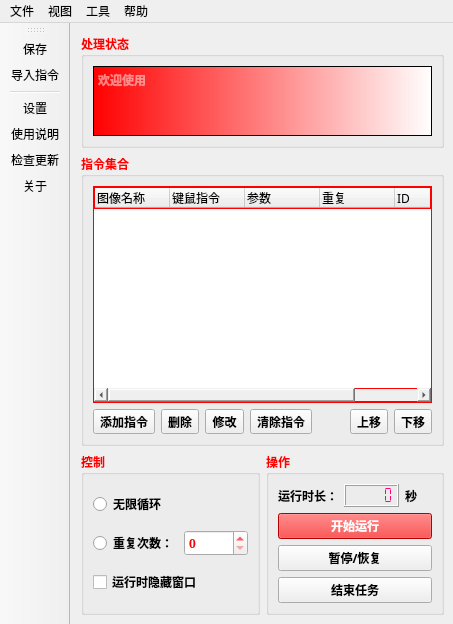
<?xml version="1.0" encoding="UTF-8"?>
<ui version="4.0">
 <class>MainWindow</class>
 <widget class="QMainWindow" name="MainWindow">
  <property name="geometry">
   <rect>
    <x>0</x>
    <y>0</y>
    <width>453</width>
    <height>624</height>
   </rect>
  </property>
  <property name="windowTitle">
   <string>Clicker</string>
  </property>
  <property name="windowIcon">
   <iconset>
    <normaloff>:/按钮图标/图标.png</normaloff>:/按钮图标/图标.png</iconset>
  </property>
  <property name="styleSheet">
   <string notr="true"/>
  </property>
  <widget class="QWidget" name="centralwidget">
   <layout class="QGridLayout" name="gridLayout_4" rowstretch="1,3,1">
    <property name="leftMargin">
     <number>11</number>
    </property>
    <property name="topMargin">
     <number>11</number>
    </property>
    <item row="0" column="0" colspan="2">
     <widget class="QGroupBox" name="groupBox">
      <property name="palette">
       <palette>
        <active>
         <colorrole role="WindowText">
          <brush brushstyle="SolidPattern">
           <color alpha="255">
            <red>255</red>
            <green>0</green>
            <blue>0</blue>
           </color>
          </brush>
         </colorrole>
        </active>
        <inactive>
         <colorrole role="WindowText">
          <brush brushstyle="SolidPattern">
           <color alpha="255">
            <red>255</red>
            <green>0</green>
            <blue>0</blue>
           </color>
          </brush>
         </colorrole>
        </inactive>
        <disabled>
         <colorrole role="WindowText">
          <brush brushstyle="SolidPattern">
           <color alpha="255">
            <red>120</red>
            <green>120</green>
            <blue>120</blue>
           </color>
          </brush>
         </colorrole>
        </disabled>
       </palette>
      </property>
      <property name="font">
       <font>
        <family>微软雅黑</family>
        <weight>75</weight>
        <bold>true</bold>
       </font>
      </property>
      <property name="styleSheet">
       <string notr="true"/>
      </property>
      <property name="title">
       <string>处理状态</string>
      </property>
      <layout class="QGridLayout" name="gridLayout_2">
       <item row="0" column="0">
        <widget class="QPlainTextEdit" name="plainTextEdit">
         <property name="palette">
          <palette>
           <active>
            <colorrole role="Button">
             <brush brushstyle="LinearGradientPattern">
              <gradient startx="0.000000000000000" starty="0.000000000000000" endx="1.000000000000000" endy="0.000000000000000" type="LinearGradient" spread="PadSpread" coordinatemode="ObjectBoundingMode">
               <gradientstop position="0.000000000000000">
                <color alpha="255">
                 <red>255</red>
                 <green>0</green>
                 <blue>0</blue>
                </color>
               </gradientstop>
               <gradientstop position="1.000000000000000">
                <color alpha="255">
                 <red>255</red>
                 <green>255</green>
                 <blue>255</blue>
                </color>
               </gradientstop>
              </gradient>
             </brush>
            </colorrole>
            <colorrole role="Text">
             <brush brushstyle="SolidPattern">
              <color alpha="255">
               <red>255</red>
               <green>255</green>
               <blue>255</blue>
              </color>
             </brush>
            </colorrole>
            <colorrole role="Base">
             <brush brushstyle="LinearGradientPattern">
              <gradient startx="0.000000000000000" starty="0.000000000000000" endx="1.000000000000000" endy="0.000000000000000" type="LinearGradient" spread="PadSpread" coordinatemode="ObjectBoundingMode">
               <gradientstop position="0.000000000000000">
                <color alpha="255">
                 <red>255</red>
                 <green>0</green>
                 <blue>0</blue>
                </color>
               </gradientstop>
               <gradientstop position="1.000000000000000">
                <color alpha="255">
                 <red>255</red>
                 <green>255</green>
                 <blue>255</blue>
                </color>
               </gradientstop>
              </gradient>
             </brush>
            </colorrole>
            <colorrole role="Window">
             <brush brushstyle="LinearGradientPattern">
              <gradient startx="0.000000000000000" starty="0.000000000000000" endx="1.000000000000000" endy="0.000000000000000" type="LinearGradient" spread="PadSpread" coordinatemode="ObjectBoundingMode">
               <gradientstop position="0.000000000000000">
                <color alpha="255">
                 <red>255</red>
                 <green>0</green>
                 <blue>0</blue>
                </color>
               </gradientstop>
               <gradientstop position="1.000000000000000">
                <color alpha="255">
                 <red>255</red>
                 <green>255</green>
                 <blue>255</blue>
                </color>
               </gradientstop>
              </gradient>
             </brush>
            </colorrole>
            <colorrole role="PlaceholderText">
             <brush brushstyle="SolidPattern">
              <color alpha="128">
               <red>255</red>
               <green>255</green>
               <blue>255</blue>
              </color>
             </brush>
            </colorrole>
           </active>
           <inactive>
            <colorrole role="Button">
             <brush brushstyle="LinearGradientPattern">
              <gradient startx="0.000000000000000" starty="0.000000000000000" endx="1.000000000000000" endy="0.000000000000000" type="LinearGradient" spread="PadSpread" coordinatemode="ObjectBoundingMode">
               <gradientstop position="0.000000000000000">
                <color alpha="255">
                 <red>255</red>
                 <green>0</green>
                 <blue>0</blue>
                </color>
               </gradientstop>
               <gradientstop position="1.000000000000000">
                <color alpha="255">
                 <red>255</red>
                 <green>255</green>
                 <blue>255</blue>
                </color>
               </gradientstop>
              </gradient>
             </brush>
            </colorrole>
            <colorrole role="Text">
             <brush brushstyle="SolidPattern">
              <color alpha="255">
               <red>255</red>
               <green>255</green>
               <blue>255</blue>
              </color>
             </brush>
            </colorrole>
            <colorrole role="Base">
             <brush brushstyle="LinearGradientPattern">
              <gradient startx="0.000000000000000" starty="0.000000000000000" endx="1.000000000000000" endy="0.000000000000000" type="LinearGradient" spread="PadSpread" coordinatemode="ObjectBoundingMode">
               <gradientstop position="0.000000000000000">
                <color alpha="255">
                 <red>255</red>
                 <green>0</green>
                 <blue>0</blue>
                </color>
               </gradientstop>
               <gradientstop position="1.000000000000000">
                <color alpha="255">
                 <red>255</red>
                 <green>255</green>
                 <blue>255</blue>
                </color>
               </gradientstop>
              </gradient>
             </brush>
            </colorrole>
            <colorrole role="Window">
             <brush brushstyle="LinearGradientPattern">
              <gradient startx="0.000000000000000" starty="0.000000000000000" endx="1.000000000000000" endy="0.000000000000000" type="LinearGradient" spread="PadSpread" coordinatemode="ObjectBoundingMode">
               <gradientstop position="0.000000000000000">
                <color alpha="255">
                 <red>255</red>
                 <green>0</green>
                 <blue>0</blue>
                </color>
               </gradientstop>
               <gradientstop position="1.000000000000000">
                <color alpha="255">
                 <red>255</red>
                 <green>255</green>
                 <blue>255</blue>
                </color>
               </gradientstop>
              </gradient>
             </brush>
            </colorrole>
            <colorrole role="PlaceholderText">
             <brush brushstyle="SolidPattern">
              <color alpha="128">
               <red>255</red>
               <green>255</green>
               <blue>255</blue>
              </color>
             </brush>
            </colorrole>
           </inactive>
           <disabled>
            <colorrole role="Button">
             <brush brushstyle="LinearGradientPattern">
              <gradient startx="0.000000000000000" starty="0.000000000000000" endx="1.000000000000000" endy="0.000000000000000" type="LinearGradient" spread="PadSpread" coordinatemode="ObjectBoundingMode">
               <gradientstop position="0.000000000000000">
                <color alpha="255">
                 <red>255</red>
                 <green>0</green>
                 <blue>0</blue>
                </color>
               </gradientstop>
               <gradientstop position="1.000000000000000">
                <color alpha="255">
                 <red>255</red>
                 <green>255</green>
                 <blue>255</blue>
                </color>
               </gradientstop>
              </gradient>
             </brush>
            </colorrole>
            <colorrole role="Text">
             <brush brushstyle="SolidPattern">
              <color alpha="255">
               <red>120</red>
               <green>120</green>
               <blue>120</blue>
              </color>
             </brush>
            </colorrole>
            <colorrole role="Base">
             <brush brushstyle="LinearGradientPattern">
              <gradient startx="0.000000000000000" starty="0.000000000000000" endx="1.000000000000000" endy="0.000000000000000" type="LinearGradient" spread="PadSpread" coordinatemode="ObjectBoundingMode">
               <gradientstop position="0.000000000000000">
                <color alpha="255">
                 <red>255</red>
                 <green>0</green>
                 <blue>0</blue>
                </color>
               </gradientstop>
               <gradientstop position="1.000000000000000">
                <color alpha="255">
                 <red>255</red>
                 <green>255</green>
                 <blue>255</blue>
                </color>
               </gradientstop>
              </gradient>
             </brush>
            </colorrole>
            <colorrole role="Window">
             <brush brushstyle="LinearGradientPattern">
              <gradient startx="0.000000000000000" starty="0.000000000000000" endx="1.000000000000000" endy="0.000000000000000" type="LinearGradient" spread="PadSpread" coordinatemode="ObjectBoundingMode">
               <gradientstop position="0.000000000000000">
                <color alpha="255">
                 <red>255</red>
                 <green>0</green>
                 <blue>0</blue>
                </color>
               </gradientstop>
               <gradientstop position="1.000000000000000">
                <color alpha="255">
                 <red>255</red>
                 <green>255</green>
                 <blue>255</blue>
                </color>
               </gradientstop>
              </gradient>
             </brush>
            </colorrole>
            <colorrole role="PlaceholderText">
             <brush brushstyle="SolidPattern">
              <color alpha="128">
               <red>255</red>
               <green>255</green>
               <blue>255</blue>
              </color>
             </brush>
            </colorrole>
           </disabled>
          </palette>
         </property>
         <property name="styleSheet">
          <string notr="true">background-color: qlineargradient(spread:pad, x1:0, y1:0, x2:1, y2:0, stop:0 rgba(255, 0, 0, 255), stop:1 rgba(255, 255, 255, 255));</string>
         </property>
         <property name="placeholderText">
          <string>欢迎使用</string>
         </property>
        </widget>
       </item>
      </layout>
     </widget>
    </item>
    <item row="1" column="0" colspan="2">
     <widget class="QGroupBox" name="groupBox_2">
      <property name="palette">
       <palette>
        <active>
         <colorrole role="WindowText">
          <brush brushstyle="SolidPattern">
           <color alpha="255">
            <red>255</red>
            <green>0</green>
            <blue>0</blue>
           </color>
          </brush>
         </colorrole>
        </active>
        <inactive>
         <colorrole role="WindowText">
          <brush brushstyle="SolidPattern">
           <color alpha="255">
            <red>255</red>
            <green>0</green>
            <blue>0</blue>
           </color>
          </brush>
         </colorrole>
        </inactive>
        <disabled>
         <colorrole role="WindowText">
          <brush brushstyle="SolidPattern">
           <color alpha="255">
            <red>120</red>
            <green>120</green>
            <blue>120</blue>
           </color>
          </brush>
         </colorrole>
        </disabled>
       </palette>
      </property>
      <property name="font">
       <font>
        <family>微软雅黑</family>
        <weight>75</weight>
        <bold>true</bold>
       </font>
      </property>
      <property name="title">
       <string>指令集合</string>
      </property>
      <layout class="QGridLayout" name="gridLayout">
       <item row="1" column="7">
        <widget class="QToolButton" name="toolButton_4">
         <property name="text">
          <string>下移</string>
         </property>
         <property name="icon">
          <iconset resource="../images.qrc">
           <normaloff>:/按钮图标/窗体/res/下移.png</normaloff>:/按钮图标/窗体/res/下移.png</iconset>
         </property>
        </widget>
       </item>
       <item row="1" column="1">
        <widget class="QToolButton" name="toolButton_2">
         <property name="text">
          <string>删除</string>
         </property>
         <property name="icon">
          <iconset resource="../images.qrc">
           <normaloff>:/按钮图标/窗体/res/删除.png</normaloff>:/按钮图标/窗体/res/删除.png</iconset>
         </property>
         <property name="iconSize">
          <size>
           <width>40</width>
           <height>20</height>
          </size>
         </property>
        </widget>
       </item>
       <item row="1" column="2">
        <widget class="QToolButton" name="toolButton_5">
         <property name="text">
          <string>修改</string>
         </property>
         <property name="icon">
          <iconset resource="../images.qrc">
           <normaloff>:/按钮图标/窗体/res/刷新.png</normaloff>:/按钮图标/窗体/res/刷新.png</iconset>
         </property>
         <property name="iconSize">
          <size>
           <width>40</width>
           <height>20</height>
          </size>
         </property>
        </widget>
       </item>
       <item row="1" column="0">
        <widget class="QToolButton" name="toolButton">
         <property name="text">
          <string>添加指令</string>
         </property>
         <property name="icon">
          <iconset resource="../images.qrc">
           <normaloff>:/按钮图标/窗体/res/add.png</normaloff>:/按钮图标/窗体/res/add.png</iconset>
         </property>
         <property name="iconSize">
          <size>
           <width>40</width>
           <height>20</height>
          </size>
         </property>
         <property name="autoRaise">
          <bool>false</bool>
         </property>
        </widget>
       </item>
       <item row="1" column="4">
        <spacer name="horizontalSpacer">
         <property name="orientation">
          <enum>Qt::Horizontal</enum>
         </property>
         <property name="sizeHint" stdset="0">
          <size>
           <width>40</width>
           <height>20</height>
          </size>
         </property>
        </spacer>
       </item>
       <item row="0" column="0" colspan="8">
        <widget class="QTableWidget" name="tableWidget">
         <property name="palette">
          <palette>
           <active>
            <colorrole role="WindowText">
             <brush brushstyle="SolidPattern">
              <color alpha="255">
               <red>255</red>
               <green>0</green>
               <blue>0</blue>
              </color>
             </brush>
            </colorrole>
           </active>
           <inactive>
            <colorrole role="WindowText">
             <brush brushstyle="SolidPattern">
              <color alpha="255">
               <red>255</red>
               <green>0</green>
               <blue>0</blue>
              </color>
             </brush>
            </colorrole>
           </inactive>
           <disabled>
            <colorrole role="WindowText">
             <brush brushstyle="SolidPattern">
              <color alpha="255">
               <red>120</red>
               <green>120</green>
               <blue>120</blue>
              </color>
             </brush>
            </colorrole>
           </disabled>
          </palette>
         </property>
         <property name="font">
          <font>
           <family>微软雅黑</family>
           <weight>50</weight>
           <bold>false</bold>
          </font>
         </property>
         <property name="styleSheet">
          <string notr="true">border: 1px groove #FF0000</string>
         </property>
         <property name="showGrid">
          <bool>true</bool>
         </property>
         <property name="gridStyle">
          <enum>Qt::SolidLine</enum>
         </property>
         <property name="wordWrap">
          <bool>true</bool>
         </property>
         <attribute name="horizontalHeaderVisible">
          <bool>true</bool>
         </attribute>
         <attribute name="horizontalHeaderCascadingSectionResizes">
          <bool>true</bool>
         </attribute>
         <attribute name="horizontalHeaderDefaultSectionSize">
          <number>75</number>
         </attribute>
         <attribute name="verticalHeaderVisible">
          <bool>false</bool>
         </attribute>
         <attribute name="verticalHeaderDefaultSectionSize">
          <number>30</number>
         </attribute>
         <column>
          <property name="text">
           <string>图像名称</string>
          </property>
          <property name="textAlignment">
           <set>AlignLeading|AlignVCenter</set>
          </property>
         </column>
         <column>
          <property name="text">
           <string>键鼠指令</string>
          </property>
          <property name="textAlignment">
           <set>AlignLeading|AlignVCenter</set>
          </property>
         </column>
         <column>
          <property name="text">
           <string>参数</string>
          </property>
          <property name="textAlignment">
           <set>AlignLeading|AlignVCenter</set>
          </property>
         </column>
         <column>
          <property name="text">
           <string>重复</string>
          </property>
          <property name="textAlignment">
           <set>AlignLeading|AlignVCenter</set>
          </property>
         </column>
         <column>
          <property name="text">
           <string>ID</string>
          </property>
          <property name="textAlignment">
           <set>AlignLeading|AlignVCenter</set>
          </property>
         </column>
        </widget>
       </item>
       <item row="1" column="6">
        <widget class="QToolButton" name="toolButton_3">
         <property name="text">
          <string>上移</string>
         </property>
         <property name="icon">
          <iconset resource="../images.qrc">
           <normaloff>:/按钮图标/窗体/res/上移.png</normaloff>:/按钮图标/窗体/res/上移.png</iconset>
         </property>
        </widget>
       </item>
       <item row="1" column="3">
        <widget class="QToolButton" name="toolButton_6">
         <property name="styleSheet">
          <string notr="true"/>
         </property>
         <property name="text">
          <string>清除指令</string>
         </property>
         <property name="icon">
          <iconset resource="../images.qrc">
           <normaloff>:/按钮图标/窗体/res/清除.png</normaloff>:/按钮图标/窗体/res/清除.png</iconset>
         </property>
         <property name="iconSize">
          <size>
           <width>40</width>
           <height>20</height>
          </size>
         </property>
        </widget>
       </item>
      </layout>
     </widget>
    </item>
    <item row="2" column="0">
     <widget class="QGroupBox" name="groupBox_3">
      <property name="palette">
       <palette>
        <active>
         <colorrole role="WindowText">
          <brush brushstyle="SolidPattern">
           <color alpha="255">
            <red>255</red>
            <green>0</green>
            <blue>0</blue>
           </color>
          </brush>
         </colorrole>
        </active>
        <inactive>
         <colorrole role="WindowText">
          <brush brushstyle="SolidPattern">
           <color alpha="255">
            <red>255</red>
            <green>0</green>
            <blue>0</blue>
           </color>
          </brush>
         </colorrole>
        </inactive>
        <disabled>
         <colorrole role="WindowText">
          <brush brushstyle="SolidPattern">
           <color alpha="255">
            <red>120</red>
            <green>120</green>
            <blue>120</blue>
           </color>
          </brush>
         </colorrole>
        </disabled>
       </palette>
      </property>
      <property name="font">
       <font>
        <family>微软雅黑</family>
        <weight>75</weight>
        <bold>true</bold>
       </font>
      </property>
      <property name="title">
       <string>控制</string>
      </property>
      <layout class="QGridLayout" name="gridLayout_5">
       <item row="1" column="1">
        <widget class="QSpinBox" name="spinBox">
         <property name="palette">
          <palette>
           <active>
            <colorrole role="Text">
             <brush brushstyle="SolidPattern">
              <color alpha="255">
               <red>255</red>
               <green>0</green>
               <blue>0</blue>
              </color>
             </brush>
            </colorrole>
            <colorrole role="PlaceholderText">
             <brush brushstyle="SolidPattern">
              <color alpha="128">
               <red>255</red>
               <green>0</green>
               <blue>0</blue>
              </color>
             </brush>
            </colorrole>
           </active>
           <inactive>
            <colorrole role="Text">
             <brush brushstyle="SolidPattern">
              <color alpha="255">
               <red>255</red>
               <green>0</green>
               <blue>0</blue>
              </color>
             </brush>
            </colorrole>
            <colorrole role="PlaceholderText">
             <brush brushstyle="SolidPattern">
              <color alpha="128">
               <red>255</red>
               <green>0</green>
               <blue>0</blue>
              </color>
             </brush>
            </colorrole>
           </inactive>
           <disabled>
            <colorrole role="Text">
             <brush brushstyle="SolidPattern">
              <color alpha="255">
               <red>120</red>
               <green>120</green>
               <blue>120</blue>
              </color>
             </brush>
            </colorrole>
            <colorrole role="PlaceholderText">
             <brush brushstyle="SolidPattern">
              <color alpha="128">
               <red>0</red>
               <green>0</green>
               <blue>0</blue>
              </color>
             </brush>
            </colorrole>
           </disabled>
          </palette>
         </property>
         <property name="font">
          <font>
           <family>SimSun</family>
           <weight>75</weight>
           <bold>true</bold>
          </font>
         </property>
         <property name="maximum">
          <number>9999</number>
         </property>
         <property name="displayIntegerBase">
          <number>10</number>
         </property>
        </widget>
       </item>
       <item row="1" column="0">
        <widget class="QRadioButton" name="radioButton_2">
         <property name="palette">
          <palette>
           <active>
            <colorrole role="WindowText">
             <brush brushstyle="SolidPattern">
              <color alpha="255">
               <red>0</red>
               <green>0</green>
               <blue>0</blue>
              </color>
             </brush>
            </colorrole>
           </active>
           <inactive>
            <colorrole role="WindowText">
             <brush brushstyle="SolidPattern">
              <color alpha="255">
               <red>0</red>
               <green>0</green>
               <blue>0</blue>
              </color>
             </brush>
            </colorrole>
           </inactive>
           <disabled>
            <colorrole role="WindowText">
             <brush brushstyle="SolidPattern">
              <color alpha="255">
               <red>120</red>
               <green>120</green>
               <blue>120</blue>
              </color>
             </brush>
            </colorrole>
           </disabled>
          </palette>
         </property>
         <property name="text">
          <string>重复次数：</string>
         </property>
        </widget>
       </item>
       <item row="2" column="0" colspan="2">
        <widget class="QCheckBox" name="checkBox_2">
         <property name="palette">
          <palette>
           <active>
            <colorrole role="WindowText">
             <brush brushstyle="SolidPattern">
              <color alpha="255">
               <red>0</red>
               <green>0</green>
               <blue>0</blue>
              </color>
             </brush>
            </colorrole>
           </active>
           <inactive>
            <colorrole role="WindowText">
             <brush brushstyle="SolidPattern">
              <color alpha="255">
               <red>0</red>
               <green>0</green>
               <blue>0</blue>
              </color>
             </brush>
            </colorrole>
           </inactive>
           <disabled>
            <colorrole role="WindowText">
             <brush brushstyle="SolidPattern">
              <color alpha="255">
               <red>120</red>
               <green>120</green>
               <blue>120</blue>
              </color>
             </brush>
            </colorrole>
           </disabled>
          </palette>
         </property>
         <property name="text">
          <string>运行时隐藏窗口</string>
         </property>
        </widget>
       </item>
       <item row="0" column="0">
        <widget class="QRadioButton" name="radioButton">
         <property name="palette">
          <palette>
           <active>
            <colorrole role="WindowText">
             <brush brushstyle="SolidPattern">
              <color alpha="255">
               <red>0</red>
               <green>0</green>
               <blue>0</blue>
              </color>
             </brush>
            </colorrole>
           </active>
           <inactive>
            <colorrole role="WindowText">
             <brush brushstyle="SolidPattern">
              <color alpha="255">
               <red>0</red>
               <green>0</green>
               <blue>0</blue>
              </color>
             </brush>
            </colorrole>
           </inactive>
           <disabled>
            <colorrole role="WindowText">
             <brush brushstyle="SolidPattern">
              <color alpha="255">
               <red>120</red>
               <green>120</green>
               <blue>120</blue>
              </color>
             </brush>
            </colorrole>
           </disabled>
          </palette>
         </property>
         <property name="text">
          <string>无限循环</string>
         </property>
        </widget>
       </item>
      </layout>
     </widget>
    </item>
    <item row="2" column="1">
     <widget class="QGroupBox" name="groupBox_4">
      <property name="palette">
       <palette>
        <active>
         <colorrole role="WindowText">
          <brush brushstyle="SolidPattern">
           <color alpha="255">
            <red>255</red>
            <green>0</green>
            <blue>0</blue>
           </color>
          </brush>
         </colorrole>
        </active>
        <inactive>
         <colorrole role="WindowText">
          <brush brushstyle="SolidPattern">
           <color alpha="255">
            <red>255</red>
            <green>0</green>
            <blue>0</blue>
           </color>
          </brush>
         </colorrole>
        </inactive>
        <disabled>
         <colorrole role="WindowText">
          <brush brushstyle="SolidPattern">
           <color alpha="255">
            <red>120</red>
            <green>120</green>
            <blue>120</blue>
           </color>
          </brush>
         </colorrole>
        </disabled>
       </palette>
      </property>
      <property name="font">
       <font>
        <family>微软雅黑</family>
        <weight>75</weight>
        <bold>true</bold>
       </font>
      </property>
      <property name="styleSheet">
       <string notr="true"/>
      </property>
      <property name="title">
       <string>操作</string>
      </property>
      <layout class="QGridLayout" name="gridLayout_3">
       <item row="1" column="0" colspan="3">
        <widget class="QPushButton" name="pushButton_5">
         <property name="font">
          <font>
           <family>微软雅黑</family>
           <weight>75</weight>
           <bold>true</bold>
          </font>
         </property>
         <property name="styleSheet">
          <string notr="true">background-color: rgb(255, 0, 0);
color: rgb(255, 255, 255);</string>
         </property>
         <property name="text">
          <string>开始运行</string>
         </property>
        </widget>
       </item>
       <item row="0" column="0">
        <widget class="QLabel" name="label">
         <property name="palette">
          <palette>
           <active>
            <colorrole role="WindowText">
             <brush brushstyle="SolidPattern">
              <color alpha="255">
               <red>0</red>
               <green>0</green>
               <blue>0</blue>
              </color>
             </brush>
            </colorrole>
           </active>
           <inactive>
            <colorrole role="WindowText">
             <brush brushstyle="SolidPattern">
              <color alpha="255">
               <red>0</red>
               <green>0</green>
               <blue>0</blue>
              </color>
             </brush>
            </colorrole>
           </inactive>
           <disabled>
            <colorrole role="WindowText">
             <brush brushstyle="SolidPattern">
              <color alpha="255">
               <red>120</red>
               <green>120</green>
               <blue>120</blue>
              </color>
             </brush>
            </colorrole>
           </disabled>
          </palette>
         </property>
         <property name="text">
          <string>运行时长：</string>
         </property>
        </widget>
       </item>
       <item row="0" column="2">
        <widget class="QLabel" name="label_2">
         <property name="palette">
          <palette>
           <active>
            <colorrole role="WindowText">
             <brush brushstyle="SolidPattern">
              <color alpha="255">
               <red>0</red>
               <green>0</green>
               <blue>0</blue>
              </color>
             </brush>
            </colorrole>
           </active>
           <inactive>
            <colorrole role="WindowText">
             <brush brushstyle="SolidPattern">
              <color alpha="255">
               <red>0</red>
               <green>0</green>
               <blue>0</blue>
              </color>
             </brush>
            </colorrole>
           </inactive>
           <disabled>
            <colorrole role="WindowText">
             <brush brushstyle="SolidPattern">
              <color alpha="255">
               <red>120</red>
               <green>120</green>
               <blue>120</blue>
              </color>
             </brush>
            </colorrole>
           </disabled>
          </palette>
         </property>
         <property name="text">
          <string>秒</string>
         </property>
        </widget>
       </item>
       <item row="3" column="0" colspan="3">
        <widget class="QPushButton" name="pushButton_6">
         <property name="font">
          <font>
           <family>微软雅黑</family>
           <weight>75</weight>
           <bold>true</bold>
          </font>
         </property>
         <property name="text">
          <string>结束任务</string>
         </property>
        </widget>
       </item>
       <item row="0" column="1">
        <widget class="QLCDNumber" name="lcdNumber">
         <property name="styleSheet">
          <string notr="true">color: rgb(255, 0, 127);</string>
         </property>
         <property name="smallDecimalPoint">
          <bool>true</bool>
         </property>
         <property name="segmentStyle">
          <enum>QLCDNumber::Flat</enum>
         </property>
        </widget>
       </item>
       <item row="2" column="0" colspan="3">
        <widget class="QPushButton" name="pushButton_7">
         <property name="font">
          <font>
           <family>微软雅黑</family>
           <weight>75</weight>
           <bold>true</bold>
          </font>
         </property>
         <property name="text">
          <string>暂停/恢复</string>
         </property>
        </widget>
       </item>
      </layout>
     </widget>
    </item>
   </layout>
  </widget>
  <widget class="QMenuBar" name="menubar">
   <property name="geometry">
    <rect>
     <x>0</x>
     <y>0</y>
     <width>453</width>
     <height>26</height>
    </rect>
   </property>
   <widget class="QMenu" name="menu">
    <property name="title">
     <string>文件</string>
    </property>
    <addaction name="actionb"/>
    <addaction name="actionf"/>
   </widget>
   <widget class="QMenu" name="menu_2">
    <property name="title">
     <string>帮助</string>
    </property>
    <addaction name="actionabout"/>
    <addaction name="actionj"/>
    <addaction name="actionhelp"/>
   </widget>
   <widget class="QMenu" name="menu_4">
    <property name="title">
     <string>工具</string>
    </property>
    <addaction name="actions_2"/>
   </widget>
   <widget class="QMenu" name="menu_3">
    <property name="title">
     <string>视图</string>
    </property>
    <addaction name="actiong"/>
   </widget>
   <addaction name="menu"/>
   <addaction name="menu_3"/>
   <addaction name="menu_4"/>
   <addaction name="menu_2"/>
  </widget>
  <widget class="QToolBar" name="toolBar">
   <property name="windowTitle">
    <string>toolBar</string>
   </property>
   <attribute name="toolBarArea">
    <enum>LeftToolBarArea</enum>
   </attribute>
   <attribute name="toolBarBreak">
    <bool>false</bool>
   </attribute>
   <addaction name="actionb"/>
   <addaction name="actionf"/>
   <addaction name="separator"/>
   <addaction name="actions_2"/>
   <addaction name="actionhelp"/>
   <addaction name="actionj"/>
   <addaction name="actionabout"/>
  </widget>
  <action name="actionabout">
   <property name="icon">
    <iconset resource="../images.qrc">
     <normaloff>:/按钮图标/窗体/res/关于.png</normaloff>:/按钮图标/窗体/res/关于.png</iconset>
   </property>
   <property name="text">
    <string>关于</string>
   </property>
  </action>
  <action name="actionj">
   <property name="icon">
    <iconset resource="../images.qrc">
     <normaloff>:/按钮图标/窗体/res/更新.png</normaloff>:/按钮图标/窗体/res/更新.png</iconset>
   </property>
   <property name="text">
    <string>检查更新</string>
   </property>
  </action>
  <action name="actionhelp">
   <property name="icon">
    <iconset resource="../images.qrc">
     <normaloff>:/按钮图标/窗体/res/帮助.png</normaloff>:/按钮图标/窗体/res/帮助.png</iconset>
   </property>
   <property name="text">
    <string>使用说明</string>
   </property>
  </action>
  <action name="actionb">
   <property name="icon">
    <iconset resource="../images.qrc">
     <normaloff>:/按钮图标/窗体/res/保存.png</normaloff>:/按钮图标/窗体/res/保存.png</iconset>
   </property>
   <property name="text">
    <string>保存</string>
   </property>
  </action>
  <action name="setting">
   <property name="icon">
    <iconset resource="../images.qrc">
     <normaloff>:/按钮图标/窗体/res/设置.png</normaloff>:/按钮图标/窗体/res/设置.png</iconset>
   </property>
   <property name="text">
    <string>设置</string>
   </property>
  </action>
  <action name="actionf">
   <property name="icon">
    <iconset resource="../images.qrc">
     <normaloff>:/按钮图标/窗体/res/导入指令.png</normaloff>:/按钮图标/窗体/res/导入指令.png</iconset>
   </property>
   <property name="text">
    <string>导入指令</string>
   </property>
  </action>
  <action name="actions_2">
   <property name="icon">
    <iconset resource="../images.qrc">
     <normaloff>:/按钮图标/窗体/res/设置.png</normaloff>:/按钮图标/窗体/res/设置.png</iconset>
   </property>
   <property name="text">
    <string>设置</string>
   </property>
  </action>
  <action name="actiong">
   <property name="checkable">
    <bool>true</bool>
   </property>
   <property name="checked">
    <bool>true</bool>
   </property>
   <property name="text">
    <string>工具栏</string>
   </property>
  </action>
 </widget>
 <resources>
  <include location="../images.qrc"/>
 </resources>
 <connections/>
</ui>
